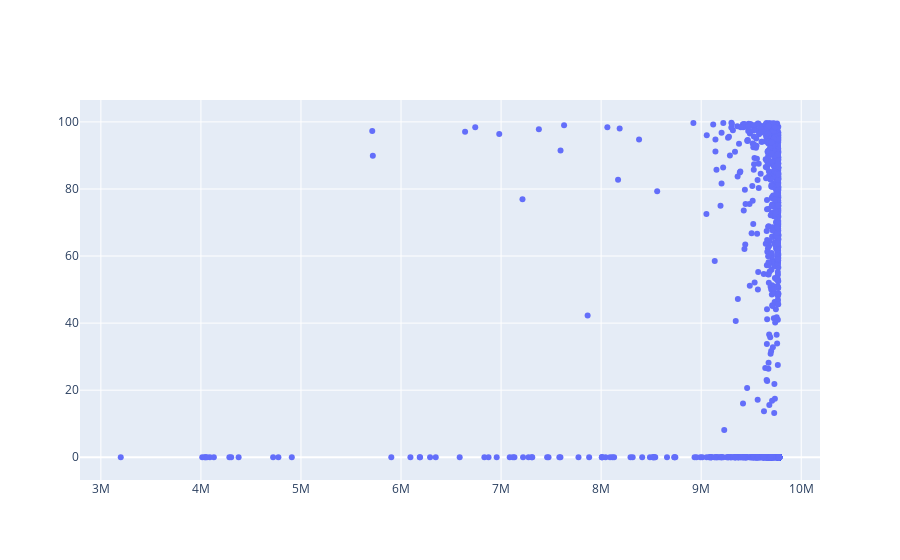

The code cell stored with this chart in its notebook:
### Code cell
## For each article, what was each users scroll percentage + read time? 


## Get all unique ids in a list

unique_user_ids = df['user_id'].values[0:1000]

## We take the set because the scroll, article per user is joined in a list for every user id (so just take the set of it!)
unique_user_ids = set(unique_user_ids)


unique_article_ids = df['article_id'].unique()
unique_article_ids= unique_article_ids[~np.isnan(unique_article_ids)]

# Create dictionaries

unique_article_scroll = {k: [0] for k in unique_article_ids}

for id in unique_user_ids:
    # Get the subset of that user id
    tmp_df = df[df['user_id'] == id]

    # Now lets go through each scroll and article
    ## Iterate through each of the df
    indices = np.array(tmp_df.index)
    for i in indices:
        tmp_dict = {}
        # Select the scroll / article of that indice and 
        tmp_scroll = tmp_df['scroll_percentage_fixed'][i]

        tmp_article = tmp_df['article_id_fixed'][i]

        scroll = [x for x in tmp_scroll]
        
        articles = [np.int64(x) for x in tmp_article]
    
        tmp_dict = {k:v for k,v in zip(articles, scroll)}


        for k,v in zip(tmp_dict.keys(), tmp_dict.values()):

            if (k in unique_article_scroll.keys()) & (np.isnan(v) == False):
                tmp_array= np.append(unique_article_scroll[k],v)
                unique_article_scroll[k] = tmp_array
        
    
# Get the average scroll length for each article
for k,v in zip(unique_article_scroll.keys(), unique_article_scroll.values()):
    unique_article_scroll[k] = np.mean(v)



# What does the hourly user activity look like?
indices = [x for x in unique_article_scroll.keys()]
values = [x for x in unique_article_scroll.values()]

fig = go.Figure()

# Add traces
fig.add_trace(go.Scatter(x = indices, y = values,
                         mode = 'markers'
                         )

)

fig.show()

### Figure 1 — Plotly figure (JSON) as saved in the notebook; plotly's stock layout.template omitted (floating-point values rounded to 4 significant figures; data arrays with more than 128 entries replaced by an {"elided": "..."} marker saying what was removed)
{"data": [{"mode": "markers", "type": "scatter", "x": {"elided": "1723 int values"}, "y": {"elided": "1723 float values"}}], "layout": {}}
